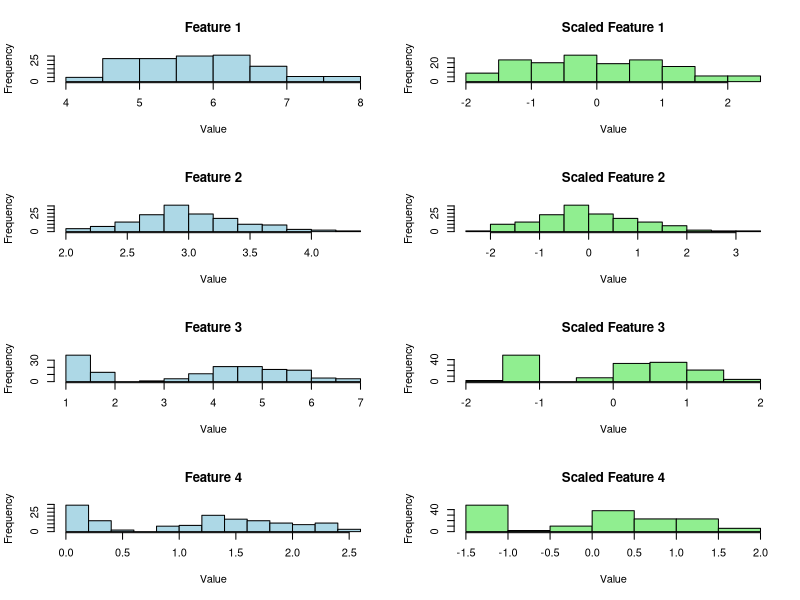
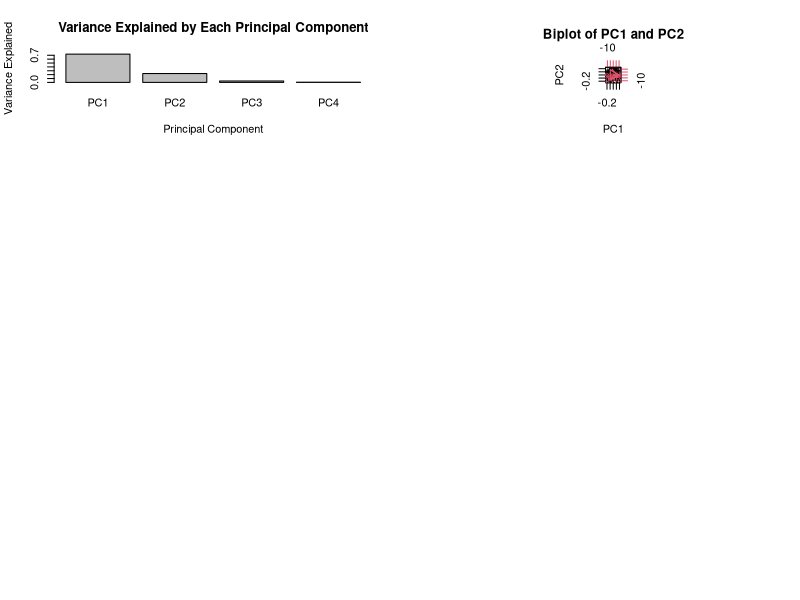

These figures' R source, in order:
## ---- chunk 1

# Load the iris dataset
data(iris)

# Extract the features
features <- iris[, 1:4]

# Standardize the features (mean=0, variance=1)
scaled_features <- scale(features)

## ---- chunk 2
par(mfrow = c(4, 2))  # Create a 4x2 grid of plots

# Plot histograms for each original feature
for (i in 1:4) {
  hist(
    features[, i],
    main = paste("Feature", i),
    xlab = "Value",
    col = "lightblue",
    border = "black"
  )
  hist(
    scaled_features[, i],
    main = paste("Scaled Feature", i),
    xlab = "Value",
    col = "lightgreen",
    border = "black"
  )
}

## ---- chunk 3

# Perform PCA
pca_result <- prcomp(scaled_features)

## ---- chunk 4

# Variance explained by each principal component
variance_explained <- pca_result$sdev^2 / sum(pca_result$sdev^2)

# Plot the variance explained
barplot(variance_explained, names.arg = c("PC1", "PC2", "PC3", "PC4"),
        xlab = "Principal Component", ylab = "Variance Explained",
        main = "Variance Explained by Each Principal Component")

## ---- chunk 5

# Create a biplot of PC1 and PC2
biplot(
  pca_result,
  main = "Biplot of PC1 and PC2"
)

